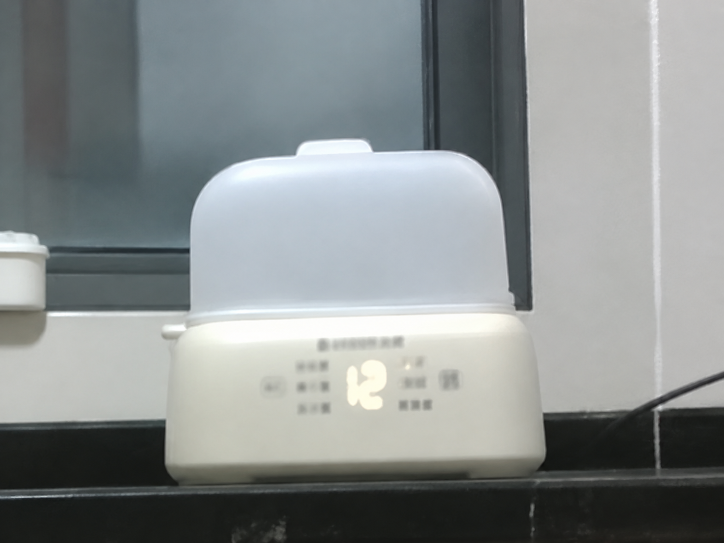
#> input picture figures/source/fig09_11_real_world/四场景重绘/rgb_inset_draft/assets/enhanced_0_1.png, 1448 x 1086 px (shown at 1/2 size)
$ python prepare_local_brightness.py
#> lines starting #> are read from the running program, lines starting #| are printed output that depends on the picture
"""Use generated segmentation alpha only; retain source photographic RGB pixels."""
from pathlib import Path
import json
from PIL import Image, ImageFilter, ImageChops, ImageStat, ImageDraw

BASE = Path(__file__).resolve().parent
ASSETS = BASE / 'assets'
SPECS = {
    '0_1': ('enhanced_0_1.png', .88),
    '0_2': ('display_0_2_enhanced.png', .68),
    '0_5': ('enhanced_0_5.png', .72),
    '1_1': ('inset_1_1.jpg', .82),
    '1_4': ('inset_1_4.jpg', .72),
    '1_5': ('inset_1_5.jpg', .78),
    '2_5': ('backpack_reference_inset.jpg', .80),
}

report = []
for key, (filename, gamma) in SPECS.items():
    source = Image.open(ASSETS / filename).convert('RGB')
#> source is the input picture: PIL image 1448x1086 RGB; mean R, G, B 136.6, 141.6, 141.4
    cutout = Image.open(ASSETS / f'segmentation_{key}.png').convert('RGBA')
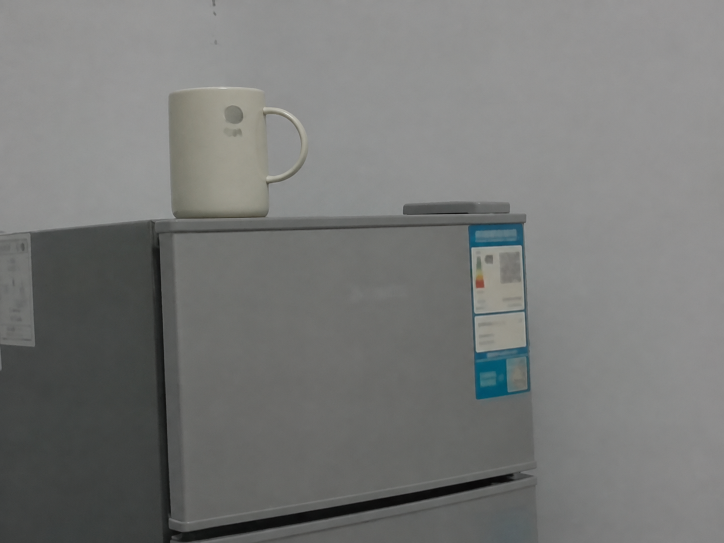
#> input picture figures/source/fig09_11_real_world/四场景重绘/rgb_inset_draft/assets/enhanced_0_2.png, 1448 x 1086 px, given in place of segmentation_0_1.png, which was not available (shown at 1/2 size)
    # Discard low-opacity background remnants; only alpha, never generated RGB,
    # enters the final rendering. Feather by less than a source pixel.
    alpha = cutout.getchannel('A').point(lambda v: 255 if v >= 128 else 0)
#> alpha: PIL image 1448x1086 L; every value is 255
    alpha = alpha.resize(source.size, Image.Resampling.LANCZOS)
    if key == '2_5':
        # The cutout mistook the pool-table pocket rim and a loose tabletop
        # strap for part of the backpack. Restrict to its reviewed visible body.
        keep = Image.new('L', source.size, 0)
        points = [(0, 0), (1200, 0), (1200, 650), (894, 650),
                  (886, 705), (870, 735), (842, 750), (800, 742),
                  (780, 735), (0, 735)]
        ImageDraw.Draw(keep).polygon([(round(x*source.width/1200), round(y*source.height/900))
                                     for x, y in points], fill=255)
        alpha = ImageChops.multiply(alpha, keep)
    alpha = alpha.filter(ImageFilter.GaussianBlur(.55))
    alpha.save(ASSETS / f'target_mask_{key}.png')
    lut = [round(255*(v/255)**gamma) for v in range(256)]
    lifted = source.point(lut*3)
    output = Image.composite(lifted, source, alpha)
    output.save(ASSETS / f'local_bright_{key}.png')
    # A separate graphic overlay follows the generated segmentation contour.
    # It adds no reconstructed object pixels and does not replace the photo.
    outline_width = 624
    outline_height = round(outline_width*source.height/source.width)
#> outline_height = 468
    silhouette = alpha.resize((outline_width, outline_height), Image.Resampling.LANCZOS)
#> silhouette: PIL image 624x468 L; every value is 255
    silhouette = silhouette.point(lambda v: 255 if v >= 128 else 0)
    radius = 20  # approximately 1 pt after placement in the manuscript
    expanded = silhouette.filter(ImageFilter.MaxFilter(2*radius+1))
    ring = ImageChops.subtract(expanded, silhouette)
#> ring: PIL image 624x468 L; every value is 0
    # A narrow dark outer edge preserves contrast over bright photo backgrounds.
    halo_radius = radius+6
    halo_expanded = silhouette.filter(ImageFilter.MaxFilter(2*halo_radius+1))
    halo_ring = ImageChops.subtract(halo_expanded, silhouette)
    outline = Image.new('RGBA', silhouette.size, (12, 35, 48, 0))
    outline.putalpha(halo_ring)
    blue = Image.new('RGBA', silhouette.size, (128, 240, 255, 0))
    blue.putalpha(ring)
    outline = Image.alpha_composite(outline, blue)
    outline.save(ASSETS / f'outline_{key}.png')
    # Background outside the softened mask must remain bit-identical.
    delta = ImageChops.difference(output, source)
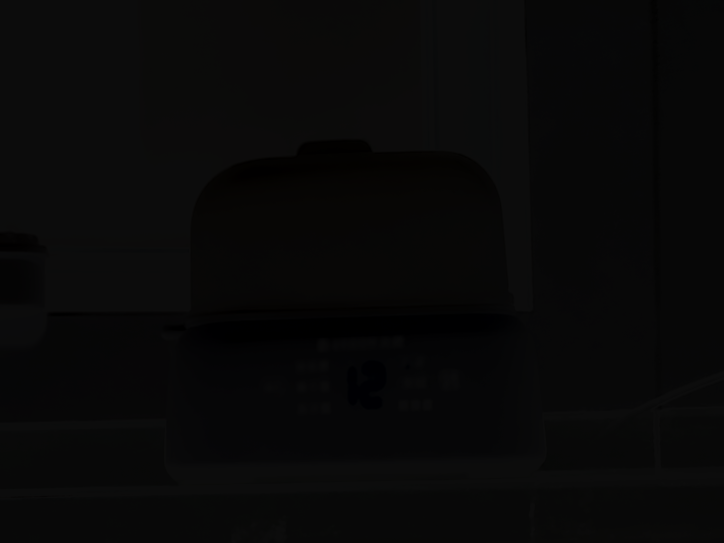
#> delta: PIL image 1448x1086 RGB (shown at 1/2 size); mean R, G, B 8.37, 8.21, 8.2
    outside = alpha.point(lambda v: 255 if v == 0 else 0)
#> outside: PIL image 1448x1086 L; every value is 0
    assert Image.composite(delta, Image.new('RGB', source.size), outside).getbbox() is None
    report.append(dict(key=key, source=filename, segmentation=f'segmentation_{key}.png',
                       mask=f'target_mask_{key}.png', output=f'local_bright_{key}.png',
                       gamma=gamma, background_outside_mask_unchanged=True,
                       outline_overlay=f'outline_{key}.png', outline_color='#80F0FF',
                       outline_width_fraction=radius/outline_width,
                       outline_outer_edge_color='#0C2330',
                       outline_outer_edge_width_fraction=(halo_radius-radius)/outline_width,
                       generated_rgb_used=False, mask_fraction=ImageStat.Stat(alpha).mean[0]/255))
#> pass 2 of the loop `for key, (filename, gamma) in SPECS.items():`:
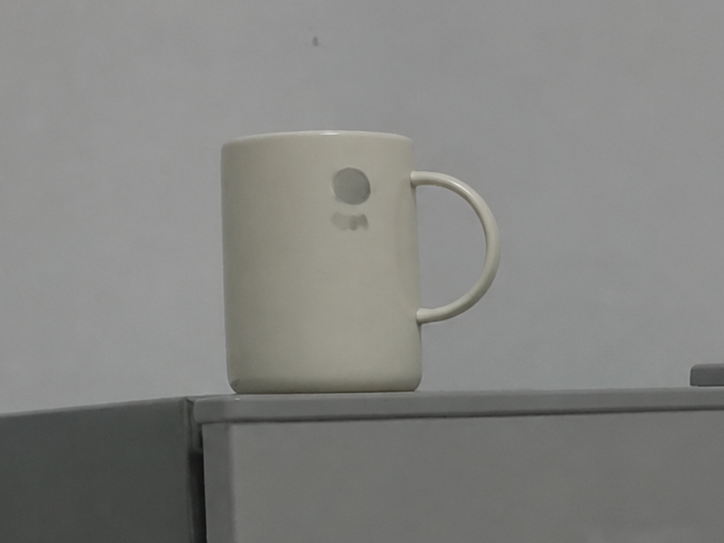
#> input picture figures/source/fig09_11_real_world/四场景重绘/rgb_inset_draft/assets/display_0_2_enhanced.png, 724 x 543 px
#> source is the input picture: PIL image 724x543 RGB; mean R, G, B 131.7, 132.1, 129.5
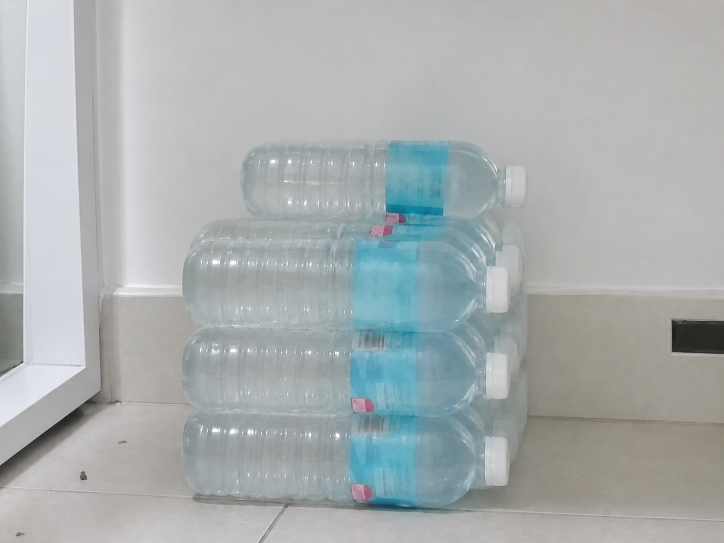
#> input picture figures/source/fig09_11_real_world/四场景重绘/rgb_inset_draft/assets/brightened_0_5.png, 1448 x 1086 px, given in place of segmentation_0_2.png, which was not available (shown at 1/2 size)
#> lifted: PIL image 724x543 RGB
#> `delta = ImageChops.difference(output, source)`:
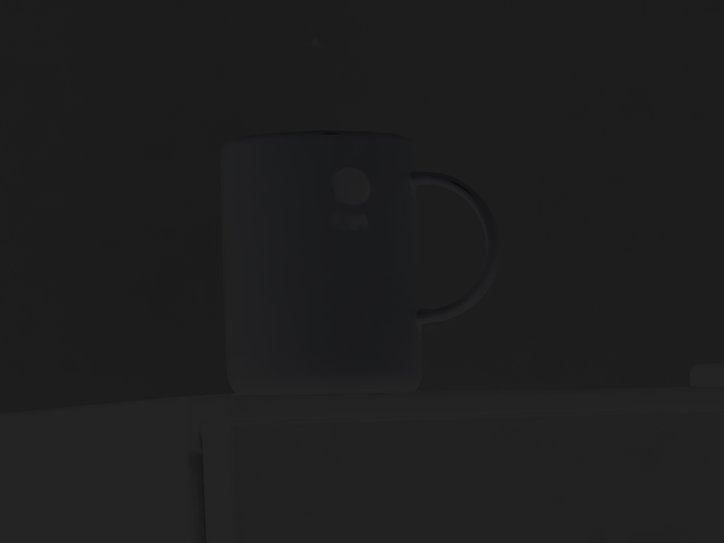
#> delta: PIL image 724x543 RGB; mean R, G, B 30.3, 30.3, 30.6
#> outside: PIL image 724x543 L; every value is 0
#> pass 3 of the loop `for key, (filename, gamma) in SPECS.items():`:
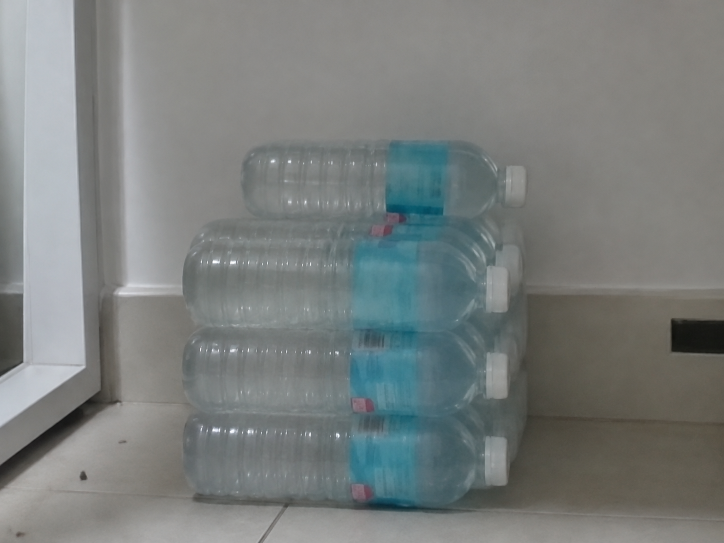
#> input picture figures/source/fig09_11_real_world/四场景重绘/rgb_inset_draft/assets/enhanced_0_5.png, 1448 x 1086 px (shown at 1/2 size)
#> source is the input picture: PIL image 1448x1086 RGB; mean R, G, B 121.7, 126.4, 125.1
#> `lifted = source.point(lut*3)`:
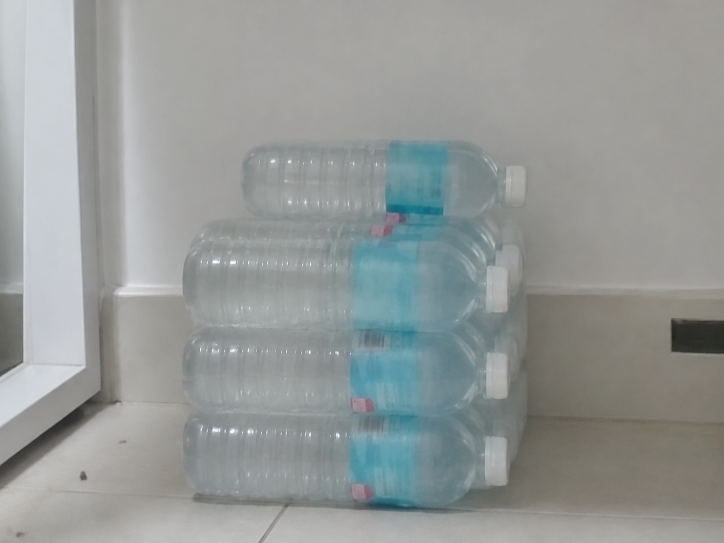
#> lifted: PIL image 1448x1086 RGB (shown at 1/2 size); mean R, G, B 148.6, 153.1, 151.7
#> (the run stopped early here; a loop or call above may not have finished)
